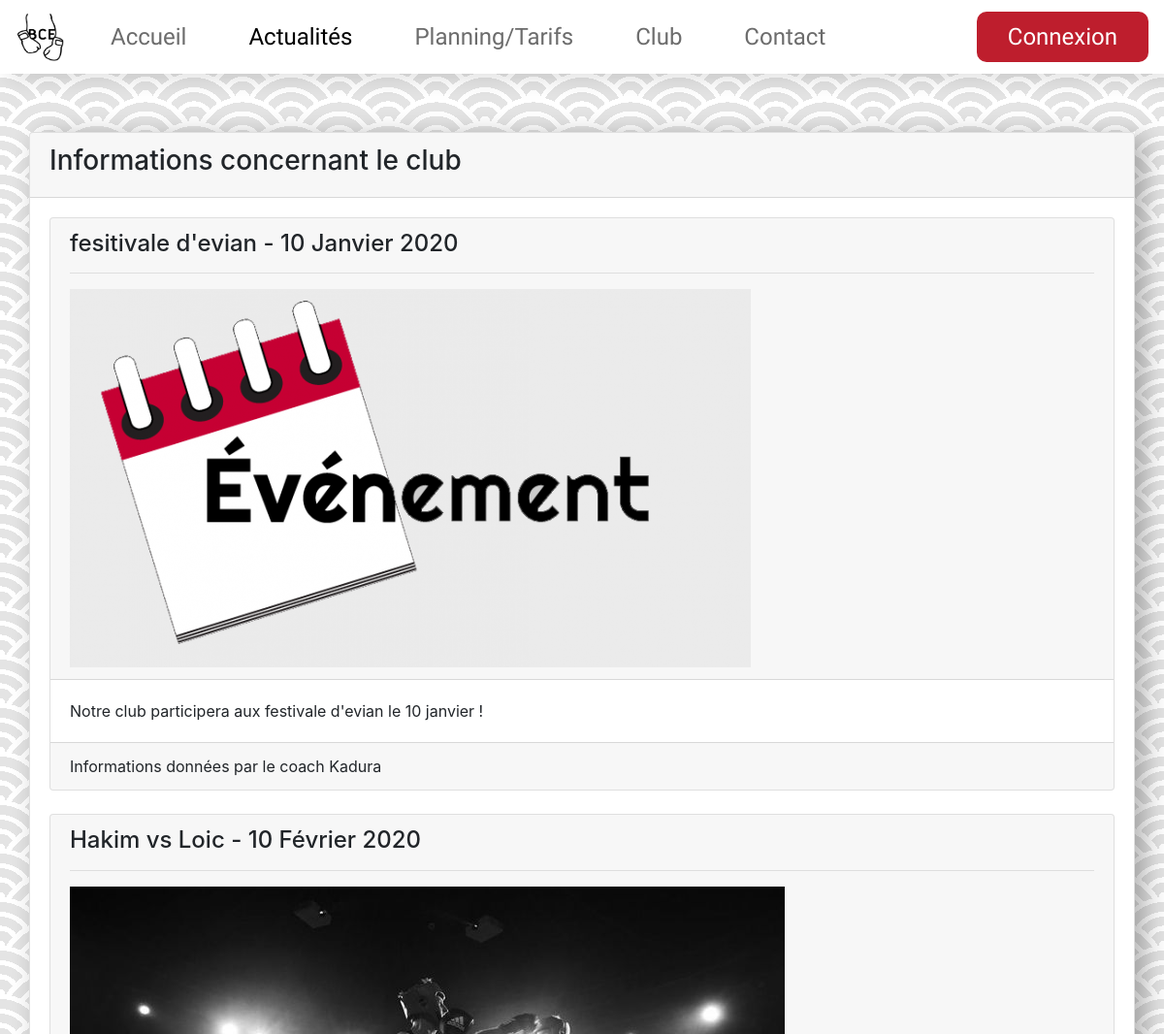
The app's page /controle/actualite.ctrl.php (upper part), older data.
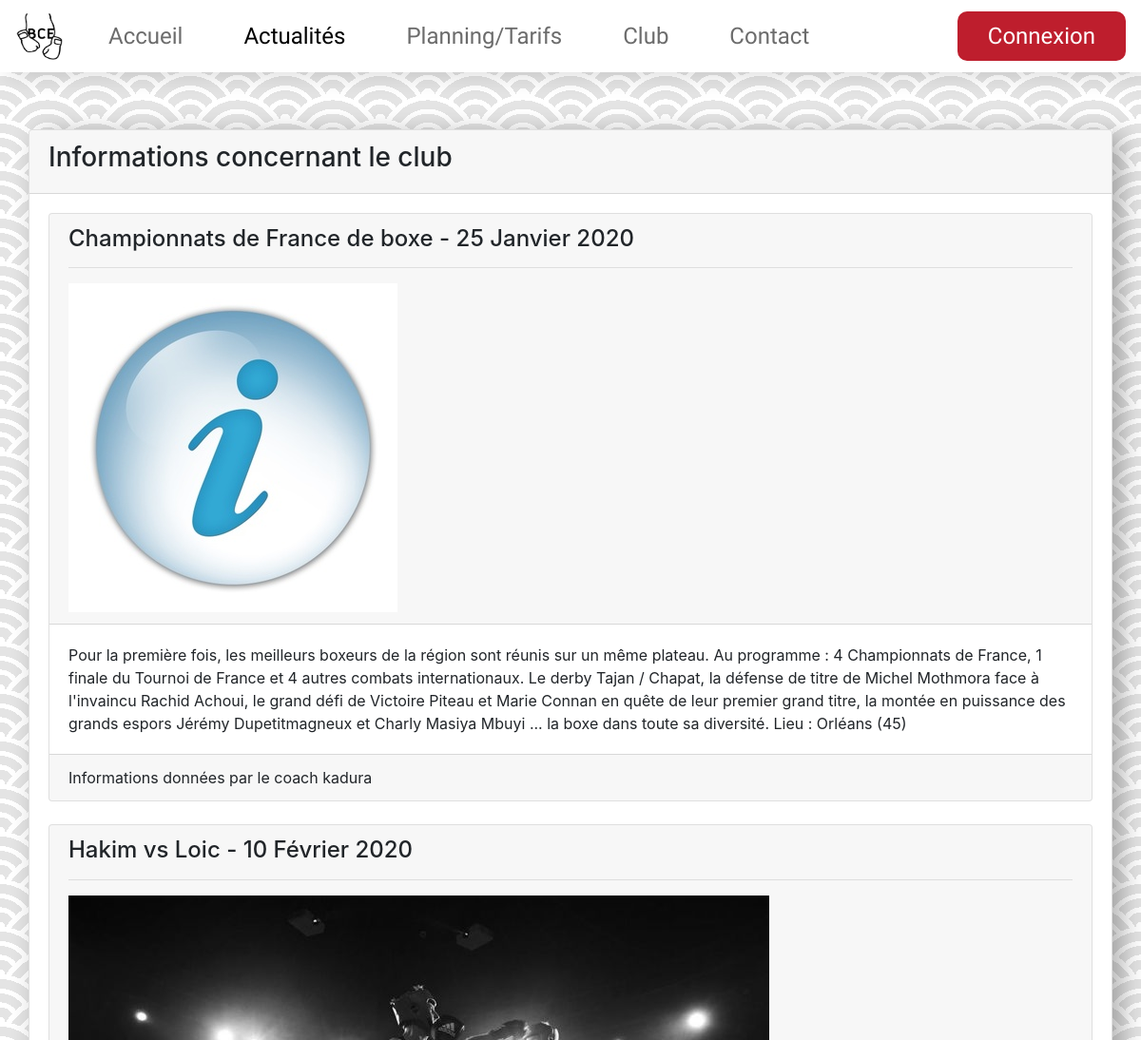
The same page, newer data.
### tables this page shows
CREATE TABLE actualite(
  nom VARCHAR(25) PRIMARY KEY,
  type VARCHAR(25),
  dateAct DATE,
  description TEXT,
  coach VARCHAR(25)
);

### controle/actualite.ctrl.php (called while the page is built, shortened)
<?php
  include('../model/DAO.class.php');
  $dao = new DAO;
  $actualites = $dao->getActualites();
  include('../view/actualite.view.php');
 ?>

### model/DAO.class.php (called while the page is built, shortened)
<?php
  require_once('../model/Actualite.class.php');
class DAO {
  private $db;
  private $database = '../model/data/db/boxe.db';
  public function __construct() {
    try {
      $this->db = new PDO("sqlite:".$this->database);
    } catch (PDOException $e) {
      die("PDO Error :".$e->getMessage()." '".$this->database."'\n");
    }
  }
  public function getActualites(){
    $query = "SELECT * FROM actualite ORDER BY dateAct";
    $sql= $this->db->query($query);
    $actualites = $sql->fetchAll(PDO::FETCH_ASSOC);
    $listActulaites = array();
    foreach ($actualites as $actu ) {
      array_push($listActulaites,new Actualite($actu));
    }
    return $listActulaites;
  }
}
 ?>

### model/Actualite.class.php (called while the page is built, shortened)
<?php
  class Actualite{
    private $nom;
    private $type;
    private $dateAct;
    private $description;
    private $coach;
    public function getNom() {return $this->nom;}
    public function getType() {return $this->type;}
    public function getDescription() {return $this->description;}
    public function getCoach(){return $this->coach;}
    public function getDateTexte(){
      $date = $this->dateAct;
      $jour = date("d",strtotime($date));
      $mois = $this->getMois(date("m",strtotime($date)));
      $annee = date("Y",strtotime($date));
      return   "$jour $mois $annee";
    }
    public function getMois($mois){
    if ($mois==1) {
      return "Janvier";
    }elseif ($mois==2) {
      return "Février";
    }elseif ($mois==3) {
      return "Mars";
    }elseif ($mois==4) {
      return "Avril";
    }elseif ($mois==5) {
      return "Mai";
    }elseif ($mois==6) {
      return "Juin";
    }elseif ($mois==7) {
      return "Juillet";
    }elseif ($mois==8) {
      return "Août";
    }elseif ($mois==9) {
      return "Septembre";
    }elseif ($mois==10) {
      return "Octobre";
    }elseif ($mois==11) {
      return "Novembre";
    }elseif ($mois==12) {
      return "Décembre";
    }else {
      return "mois inconnue";
    }
    }
  }
 ?>

### view/actualite.view.php (the view, shortened to what this page needs)
<!DOCTYPE html>
<html lang="en" dir="ltr">
  <head>
    <link rel="stylesheet" href="https://maxcdn.bootstrapcdn.com/bootstrap/4.0.0/css/bootstrap.min.css">
    <link rel="stylesheet" href="../view/src/style/actualite.css">
    <link rel="stylesheet" type="text/css" href="https://cdn.jsdelivr.net/npm/cookieconsent@3/build/cookieconsent.min.css" />
  </head>
  <body>
    <header>
      <nav class="navbar navbar-expand-lg bg-white">
        <a class="navbar-brand" href="#">
          <img class="logo" src="../view/src/img/logo.png" alt="logo-InTheBoxe">
        </a>
        <div class="collapse navbar-collapse" id="navbarSupportedContent">
          <ul class="navbar-nav mr-auto">
            <li class="nav-item">
              <a class="nav-link" href="../controle/accueil.ctrl.php">Accueil<span class="sr-only">(current)</span></a>
            </li>
            <li class="nav-item">
              <a class="nav-link active" href="../controle/actualite.ctrl.php">Actualités</a>
            </li>
            <li class="nav-item">
              <a class="nav-link" href="../controle/planning.ctrl.php">Planning/Tarifs</a>
            </li>
            <li class="nav-item">
              <a class="nav-link" href="../controle/club.ctrl.php">Club</a>
            </li>
            <li class="nav-item">
              <a class="nav-link" href="../controle/contact.ctrl.php">Contact</a>
            </li>
          </ul>
          <ul class="navbar-nav my-2 my-lg-0">
            <?php if (isset($_SESSION['mail'])) {
                $nom = $_SESSION['prenom']; ?>
                <li class="nav-item dropdown bg-red">
                  <a class="nav-link dropdown-toggle" href="#" id="navbarDropdown" role="button" data-toggle="dropdown" aria-haspopup="true" aria-expanded="false">
                    <?=$nom?>
                  </a>
                  <div class="dropdown-menu" aria-labelledby="navbarDropdown">
                    <a class="dropdown-item" href="../controle/profil.ctrl.php">Profil</a>
                    <a class="dropdown-item" href="../controle/accueil.ctrl.php?deco=1">Déconnexion</a>
                    <div class="dropdown-divider"></div>
                  </div>
                </li>
            <?php }else { ?>
              <li class="nav-item my-2 my-sm-0 bg-red">
                <a class="nav-link" href="../controle/connexion.ctrl.php">Connexion</a>
              </li>
            <?php } ?>
          </ul>
        </div>
      </nav>
    </header>
    <div class="container">
      <div class="card">
        <div class="card-header">
          <h3>Informations concernant le club</h3>
        </div>
        <div class="card-body overflow-auto">
        <?php foreach ($actualites as $actu) { ?>
            <div class="card">
              <div class="card-header">
                <?php
                $date = $actu->getDateTexte();
                 ?>
                <h4><?=$actu->getNom()?> - <?=$date?></h4>
                <hr class="style1">
                <?php if ($actu->getType()=='evenement'){ ?>
                  <img class="img-fluid" src="../view/src/img/actualite/evenement.png" alt="evenement">
                <?php }elseif ($actu->getType()=='match') {?>
                  <img class="img-fluid" src="../view/src/img/actualite/educative.jpg" alt="marche pas">
                <?php }else{ ?>
                  <img class="img-fluid" src="../view/src/img/actualite/info.jpg" alt="une annonce">
                <?php } ?>
              </div>
              <div class="card-body">
                <?=$actu->getDescription()?>
              </div>
              <div class="card-footer">
                Informations données par le coach <?=$actu->getCoach()?>
              </div>
            </div>
          <br>
        <?php } ?>
      </div>
      </div>
    </div>
  </body>
</html>

### view/src/style/actualite.css (style rules this page uses)
.logo { width: 50px; height: 50px; }
.nav-link { font-size: 1.5em; font-family: Palanquin; margin-left: 1em; margin-right: 1em; color: #6c6c6c; }
.active { color: black; }
.bg-red { background-color: #BE1E2D; border-radius: 10px; }
.bg-red .nav-link { color: #FFFFFF; }
header { box-shadow: 10px 5px 25px rgba(0, 0, 0, 0.13); }
body { background-color: #e4e4e4; background-image: radial-gradient(circle at 100% 150%, #e4e4e4 24%, white 24%, white 28%, #e4e4e4 28%, #e4e4e4 36%, white 36%, white 40%, transparent 40%, transparent), radial-gradient(circle at 0 150%, #e4e4e4 24%, white 24%, white 28%, #e4e4e4 28%, #e4e4e4 36%, white 36%, white 40%, transparent 40%, transparent), radial-gradient(circle at 50% 100%, white 10%, #e4e4e4 10%, #e4e4e4 23%, white 23%, white 30%, #e4e4e4 30%, #e4e4e4 43%, white 43%, white 50%, #e4e4e4 50%, #e4e4e4 63%, white 63%, white 71%, transparent 71%, transparent), radial-gradient(circle at 100% 50%, white 5%, #e4e4e4 5%, #e4e4e4 15%, white 15%, white 20%, #e4e4e4 20%, #e4e4e4 29%, white 29%, white 34%, #e4e4e4 34%, #e4e4e4 44%, white 44%, white 49%, transparent 49%, transparent), radial-gradient(circle at 0 50%, white 5%, #e4e4e4 5%, #e4e4e4 15%, white 15%, white 20%, #e4e4e4 20%, #e4e4e4 29%, white 29%, white 34%, #e4e4e4 34%, #e4e4e4 44%, white 44%, white 49%, transparent 49%, transparent); background-size: 100px 50px; }
.container { margin-top: 5%; box-shadow: 10px 5px 25px rgba(0, 0, 0, 0.31); padding: 0; }

Row changes from the older to the newer data that the page shows:
removed actualite: nom "fesitivale d'evian", dateAct "10 Janvier 2020", description "Notre club participera aux festivale d'evian le 10 janvier !", coach "Kadura"
added actualite: nom "Championnats de France de boxe", dateAct "25 Janvier 2020", description "Pour la première fois, les meilleurs boxeurs de la région sont réunis sur un même plateau. Au programme : 4 Championnats de France, 1 finale du Tournoi de France et 4 autres combats internationaux. Le derby Tajan / Chapat, la défense de titre de Michel Mothmora face à l'invaincu Rachid Achoui, le grand défi de Victoire Piteau et Marie Connan en quête de leur premier grand titre, la montée en puissance des grands espors Jérémy Dupetitmagneux et Charly Masiya Mbuyi ... la boxe dans toute sa diversité. Lieu : Orléans (45)", coach "kadura"
